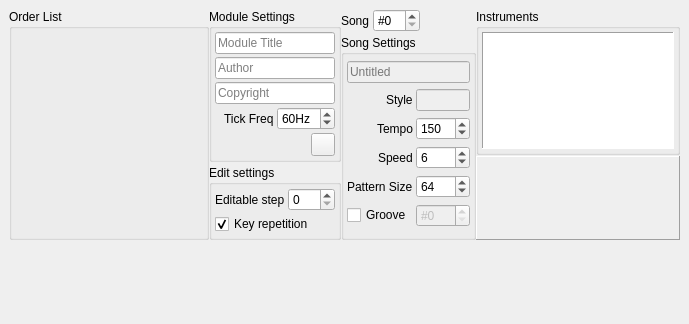
  <widget class="QWidget" name="centralWidget">
   <layout class="QGridLayout" name="gridLayout_2" rowstretch="3,7" columnstretch="4,2,2,2">
    <property name="leftMargin">
     <number>0</number>
    </property>
    <property name="topMargin">
     <number>0</number>
    </property>
    <property name="rightMargin">
     <number>0</number>
    </property>
    <property name="bottomMargin">
     <number>0</number>
    </property>
    <property name="spacing">
     <number>0</number>
    </property>
    <item row="0" column="0" colspan="4">
     <layout class="QHBoxLayout" name="horizontalLayout" stretch="4,2,2,2">
      <property name="leftMargin">
       <number>9</number>
      </property>
      <property name="topMargin">
       <number>9</number>
      </property>
      <property name="rightMargin">
       <number>9</number>
      </property>
      <property name="bottomMargin">
       <number>9</number>
      </property>
      <item>
       <layout class="QVBoxLayout" name="verticalLayout_2">
        <item>
         <widget class="QGroupBox" name="orderListGroupBox">
          <property name="title">
           <string>Order List</string>
          </property>
          <layout class="QGridLayout" name="gridLayout_3">
           <property name="leftMargin">
            <number>3</number>
           </property>
           <property name="topMargin">
            <number>3</number>
           </property>
           <property name="rightMargin">
            <number>3</number>
           </property>
           <property name="bottomMargin">
            <number>3</number>
           </property>
           <item row="0" column="0">
            <widget class="OrderListEditor" name="orderList"/>
           </item>
          </layout>
         </widget>
        </item>
       </layout>
      </item>
      <item>
       <layout class="QGridLayout" name="gridLayout_4">
        <property name="spacing">
         <number>3</number>
        </property>
        <item row="0" column="0" colspan="2">
         <widget class="QGroupBox" name="moduleSettingsGroupBox">
          <property name="title">
           <string>Module Settings</string>
          </property>
          <layout class="QGridLayout" name="gridLayout_6">
           <property name="leftMargin">
            <number>3</number>
           </property>
           <property name="topMargin">
            <number>3</number>
           </property>
           <property name="rightMargin">
            <number>3</number>
           </property>
           <property name="bottomMargin">
            <number>3</number>
           </property>
           <property name="spacing">
            <number>3</number>
           </property>
           <item row="4" column="1">
            <widget class="QSpinBox" name="tickFreqSpinBox">
             <property name="keyboardTracking">
              <bool>false</bool>
             </property>
             <property name="suffix">
              <string>Hz</string>
             </property>
             <property name="prefix">
              <string/>
             </property>
             <property name="minimum">
              <number>1</number>
             </property>
             <property name="value">
              <number>60</number>
             </property>
            </widget>
           </item>
           <item row="5" column="1" alignment="Qt::AlignRight">
            <widget class="QToolButton" name="modSetDialogOpenToolButton">
             <property name="text">
              <string/>
             </property>
             <property name="icon">
              <iconset resource="../bamboo_tracker.qrc">
               <normaloff>:/icon/property</normaloff>:/icon/property</iconset>
             </property>
            </widget>
           </item>
           <item row="4" column="0" alignment="Qt::AlignRight">
            <widget class="QLabel" name="tickFreqLabel">
             <property name="text">
              <string>Tick Freq</string>
             </property>
            </widget>
           </item>
           <item row="2" column="0" colspan="2">
            <widget class="QLineEdit" name="copyrightLineEdit">
             <property name="placeholderText">
              <string>Copyright</string>
             </property>
            </widget>
           </item>
           <item row="1" column="0" colspan="2">
            <widget class="QLineEdit" name="authorLineEdit">
             <property name="placeholderText">
              <string>Author</string>
             </property>
            </widget>
           </item>
           <item row="0" column="0" colspan="2">
            <widget class="QLineEdit" name="modTitleLineEdit">
             <property name="placeholderText">
              <string>Module Title</string>
             </property>
            </widget>
           </item>
          </layout>
         </widget>
        </item>
        <item row="1" column="0" colspan="2">
         <widget class="QGroupBox" name="editSettingsGroupBox">
          <property name="title">
           <string>Edit settings</string>
          </property>
          <layout class="QGridLayout" name="gridLayout_9">
           <property name="leftMargin">
            <number>3</number>
           </property>
           <property name="topMargin">
            <number>3</number>
           </property>
           <property name="rightMargin">
            <number>3</number>
           </property>
           <property name="bottomMargin">
            <number>3</number>
           </property>
           <property name="spacing">
            <number>3</number>
           </property>
           <item row="0" column="1">
            <widget class="QSpinBox" name="editableStepSpinBox">
             <property name="keyboardTracking">
              <bool>false</bool>
             </property>
             <property name="minimum">
              <number>0</number>
             </property>
             <property name="maximum">
              <number>256</number>
             </property>
            </widget>
           </item>
           <item row="0" column="0" alignment="Qt::AlignRight">
            <widget class="QLabel" name="editableStepLabel">
             <property name="text">
              <string>Editable step</string>
             </property>
            </widget>
           </item>
           <item row="1" column="0" colspan="2">
            <widget class="QCheckBox" name="keyRepeatCheckBox">
             <property name="text">
              <string>Key repetition</string>
             </property>
             <property name="checked">
              <bool>true</bool>
             </property>
            </widget>
           </item>
          </layout>
         </widget>
        </item>
       </layout>
      </item>
      <item>
       <layout class="QGridLayout" name="gridLayout_7">
        <property name="spacing">
         <number>3</number>
        </property>
        <item row="1" column="0" alignment="Qt::AlignRight">
         <widget class="QLabel" name="songNumLabel">
          <property name="text">
           <string>Song</string>
          </property>
         </widget>
        </item>
        <item row="1" column="1">
         <widget class="QSpinBox" name="songNumSpinBox">
          <property name="keyboardTracking">
           <bool>false</bool>
          </property>
          <property name="prefix">
           <string>#</string>
          </property>
         </widget>
        </item>
        <item row="1" column="2">
         <spacer name="horizontalSpacer">
          <property name="orientation">
           <enum>Qt::Horizontal</enum>
          </property>
          <property name="sizeHint" stdset="0">
           <size>
            <width>40</width>
            <height>20</height>
           </size>
          </property>
         </spacer>
        </item>
        <item row="2" column="0" colspan="3">
         <widget class="QGroupBox" name="songSettingsGroupBox">
          <property name="title">
           <string>Song Settings</string>
          </property>
          <layout class="QGridLayout" name="gridLayout_5">
           <property name="leftMargin">
            <number>3</number>
           </property>
           <property name="topMargin">
            <number>3</number>
           </property>
           <property name="rightMargin">
            <number>3</number>
           </property>
           <property name="bottomMargin">
            <number>3</number>
           </property>
           <property name="spacing">
            <number>3</number>
           </property>
           <item row="6" column="0" alignment="Qt::AlignRight">
            <widget class="QLabel" name="speedLabel">
             <property name="text">
              <string>Speed</string>
             </property>
            </widget>
           </item>
           <item row="7" column="0" alignment="Qt::AlignRight">
            <widget class="QLabel" name="patternSizeLabel">
             <property name="text">
              <string>Pattern Size</string>
             </property>
            </widget>
           </item>
           <item row="5" column="0" alignment="Qt::AlignRight">
            <widget class="QLabel" name="tempoLabel">
             <property name="text">
              <string>Tempo</string>
             </property>
            </widget>
           </item>
           <item row="6" column="1">
            <widget class="QSpinBox" name="speedSpinBox">
             <property name="keyboardTracking">
              <bool>false</bool>
             </property>
             <property name="minimum">
              <number>1</number>
             </property>
             <property name="maximum">
              <number>31</number>
             </property>
             <property name="value">
              <number>6</number>
             </property>
            </widget>
           </item>
           <item row="7" column="1">
            <widget class="QSpinBox" name="patternSizeSpinBox">
             <property name="keyboardTracking">
              <bool>false</bool>
             </property>
             <property name="minimum">
              <number>1</number>
             </property>
             <property name="maximum">
              <number>256</number>
             </property>
             <property name="value">
              <number>64</number>
             </property>
            </widget>
           </item>
           <item row="3" column="0" alignment="Qt::AlignRight">
            <widget class="QLabel" name="songStyleLabel">
             <property name="text">
              <string>Style</string>
             </property>
            </widget>
           </item>
           <item row="5" column="1">
            <widget class="QSpinBox" name="tempoSpinBox">
             <property name="keyboardTracking">
              <bool>false</bool>
             </property>
             <property name="minimum">
              <number>32</number>
             </property>
             <property name="maximum">
              <number>255</number>
             </property>
             <property name="value">
              <number>150</number>
             </property>
            </widget>
           </item>
           <item row="1" column="0" colspan="2">
            <widget class="QLineEdit" name="songTitleLineEdit">
             <property name="enabled">
              <bool>false</bool>
             </property>
             <property name="readOnly">
              <bool>true</bool>
             </property>
             <property name="placeholderText">
              <string>Untitled</string>
             </property>
            </widget>
           </item>
           <item row="3" column="1">
            <widget class="QLineEdit" name="songStyleLineEdit">
             <property name="enabled">
              <bool>false</bool>
             </property>
             <property name="readOnly">
              <bool>true</bool>
             </property>
            </widget>
           </item>
           <item row="8" column="0">
            <widget class="QCheckBox" name="grooveCheckBox">
             <property name="text">
              <string>Groove</string>
             </property>
            </widget>
           </item>
           <item row="8" column="1">
            <widget class="QSpinBox" name="grooveSpinBox">
             <property name="enabled">
              <bool>false</bool>
             </property>
             <property name="keyboardTracking">
              <bool>false</bool>
             </property>
             <property name="prefix">
              <string>#</string>
             </property>
             <property name="maximum">
              <number>127</number>
             </property>
            </widget>
           </item>
          </layout>
         </widget>
        </item>
       </layout>
      </item>
      <item>
       <layout class="QVBoxLayout" name="verticalLayout_4">
        <property name="spacing">
         <number>1</number>
        </property>
        <item>
         <widget class="QGroupBox" name="instrumentListGroupBox">
          <property name="title">
           <string>Instruments</string>
          </property>
          <layout class="QVBoxLayout" name="verticalLayout">
           <property name="spacing">
            <number>0</number>
           </property>
           <property name="leftMargin">
            <number>3</number>
           </property>
           <property name="topMargin">
            <number>3</number>
           </property>
           <property name="rightMargin">
            <number>3</number>
           </property>
           <property name="bottomMargin">
            <number>3</number>
           </property>
           <item>
            <widget class="QListWidget" name="instrumentListWidget">
             <property name="styleSheet">
              <string notr="true"/>
             </property>
             <property name="frameShape">
              <enum>QFrame::Panel</enum>
             </property>
             <property name="iconSize">
              <size>
               <width>16</width>
               <height>16</height>
              </size>
             </property>
            </widget>
           </item>
          </layout>
         </widget>
        </item>
        <item>
         <layout class="QHBoxLayout" name="horizontalLayout_2">
          <item>
           <widget class="QFrame" name="visualFrame">
            <property name="frameShape">
             <enum>QFrame::Panel</enum>
            </property>
            <property name="frameShadow">
             <enum>QFrame::Raised</enum>
            </property>
            <layout class="QVBoxLayout" name="verticalLayout_3">
             <property name="leftMargin">
              <number>1</number>
             </property>
             <property name="topMargin">
              <number>1</number>
             </property>
             <property name="rightMargin">
              <number>1</number>
             </property>
             <property name="bottomMargin">
              <number>1</number>
             </property>
             <item>
              <widget class="WaveVisual" name="waveVisual" native="true">
               <property name="sizePolicy">
                <sizepolicy hsizetype="Preferred" vsizetype="Maximum">
                 <horstretch>0</horstretch>
                 <verstretch>0</verstretch>
                </sizepolicy>
               </property>
               <property name="minimumSize">
                <size>
                 <width>200</width>
                 <height>80</height>
                </size>
               </property>
              </widget>
             </item>
            </layout>
           </widget>
          </item>
         </layout>
        </item>
       </layout>
      </item>
     </layout>
    </item>
    <item row="1" column="0" colspan="4">
     <layout class="QGridLayout" name="gridLayout_8">
      <item row="0" column="0">
       <widget class="PatternEditor" name="patternEditor"/>
      </item>
     </layout>
    </item>
   </layout>
  </widget>
